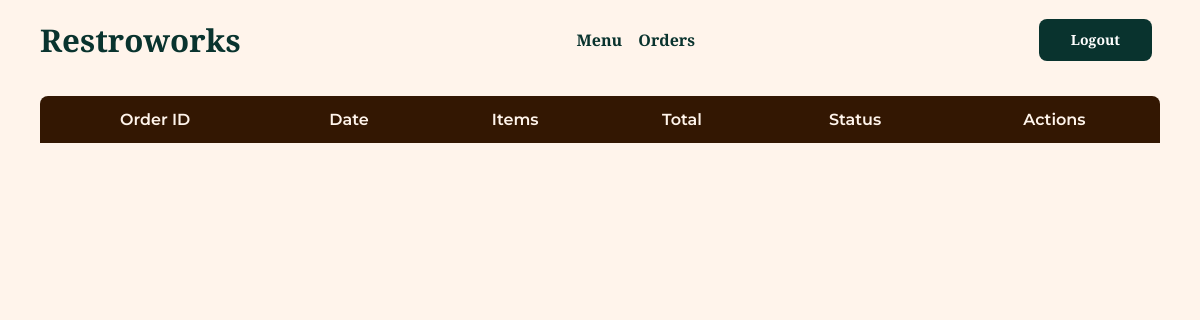
Page /orders/view/all (signed in) on the earlier database version.
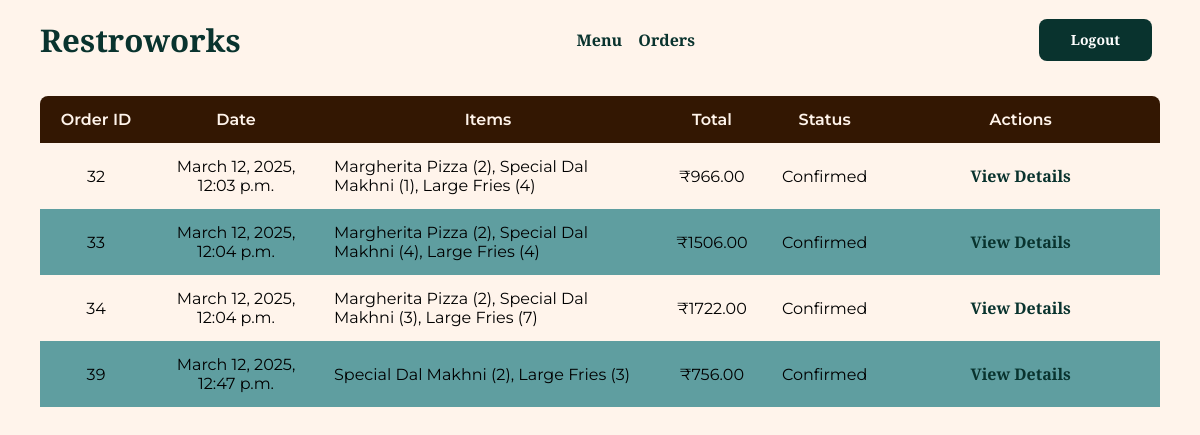
Same page on the later database version.
### orders/models.py (models this page shows, shortened)
class Order(models.Model):
    customer = models.ForeignKey(
        Customer, on_delete=models.CASCADE, related_name="orders"
    )
    status = models.IntegerField(choices=STATUS_CHOICES, default=1)
    total_price = models.DecimalField(max_digits=10, decimal_places=2, default=0.00)
    created_at = models.DateTimeField(auto_now_add=True)
    updated_at = models.DateTimeField(auto_now=True)

class OrderItem(models.Model):
    order = models.ForeignKey(Order, on_delete=models.CASCADE, related_name="items")
    menu_item = models.ForeignKey(MenuItem, on_delete=models.CASCADE)
    quantity = models.IntegerField()
    price = models.DecimalField(max_digits=10, decimal_places=2, default=0.00)

### menu/models.py (models this page shows)
class MenuItem(models.Model):
    name = models.CharField(max_length=100)
    description = models.TextField(max_length=500)
    image = models.ImageField(
        upload_to="menu/menu_items/",
        validators=[validate_image],
        help_text="Please upload an image with equal height and width.",
        null=True,
        blank=True,
        default="menu/default.png",
    )
    rating = models.FloatField(default=0.0, blank=True)
    price = models.DecimalField(max_digits=10, decimal_places=2)
    created_at = models.DateTimeField(auto_now_add=True)
    updated_at = models.DateTimeField(auto_now=True)  # to track item changes
    def __str__(self):
        return f"{self.name}"

### orders/views.py (the view)
# urls.py: path("view/all", login_required(views.OrderListView.as_view()), name="list_orders"),
class OrderListView(ListView):
    template_name = "order_list.html"
    model = Order
    context_object_name = "orders"
    def get_queryset(self):
        return (
            Order.objects.filter(customer__user=self.request.user)
            if not self.request.user.is_staff
            else Order.objects.all()
        )

### orders/templates/order_list.html (shortened to what this page needs)
{% extends "base.html" %}
{% block content %}
<div class="table-holder">
    <table class="query-table">
        <thead>
            <tr>
                <th>Order ID</th>
                <th>Date</th>
                <th>Items</th>
                <th>Total</th>
                <th>Status</th>
                <th>Actions</th>
            </tr>
        </thead>
        <tbody>
            {% for order in orders %}
            <tr>
                <td class="order-id">{{ order.id }}</td>
                <td class="order-date">{{ order.created_at }}</td>
                <td class="order-items">
                    <div class="item-overview">
                        {% for item in order.items.all %}
                        {{ item.menu_item }} ({{ item.quantity }}){% if not forloop.last %}, {% endif %}
                        {% endfor %}
                    </div>
                </td>
                <td class="order-total">₹{{ order.total_price }}</td>
                <td class="order-status">{{ order.get_status_display }}</td>
                <td class="order-actions">
                    <a href="/orders/view/{{ order.id }}" class="order-actions">View Details</a>
                </td>
            </tr>
            {% endfor %}
        </tbody>
    </table>
</div>
{% endblock content %}

Differences in the rows shown:
added Order: id "32", created_at "March 12, 2025, 12:03 p.m.", total_price "966.00", status "Confirmed"
added OrderItem: menu_item "Margherita Pizza", quantity "2", shown under "32"
added OrderItem: menu_item "Special Dal Makhni", quantity "1", shown under "32"
added OrderItem: menu_item "Large Fries", quantity "4", shown under "32"
added Order: id "33", created_at "March 12, 2025, 12:04 p.m.", total_price "1506.00", status "Confirmed"
added OrderItem: menu_item "Margherita Pizza", quantity "2", shown under "33"
added OrderItem: menu_item "Special Dal Makhni", quantity "4", shown under "33"
added OrderItem: menu_item "Large Fries", quantity "4", shown under "33"
added Order: id "34", created_at "March 12, 2025, 12:04 p.m.", total_price "1722.00", status "Confirmed"
added OrderItem: menu_item "Margherita Pizza", quantity "2", shown under "34"
added OrderItem: menu_item "Special Dal Makhni", quantity "3", shown under "34"
added OrderItem: menu_item "Large Fries", quantity "7", shown under "34"
added Order: id "39", created_at "March 12, 2025, 12:47 p.m.", total_price "756.00", status "Confirmed"
added OrderItem: menu_item "Special Dal Makhni", quantity "2", shown under "39"
added OrderItem: menu_item "Large Fries", quantity "3", shown under "39"
